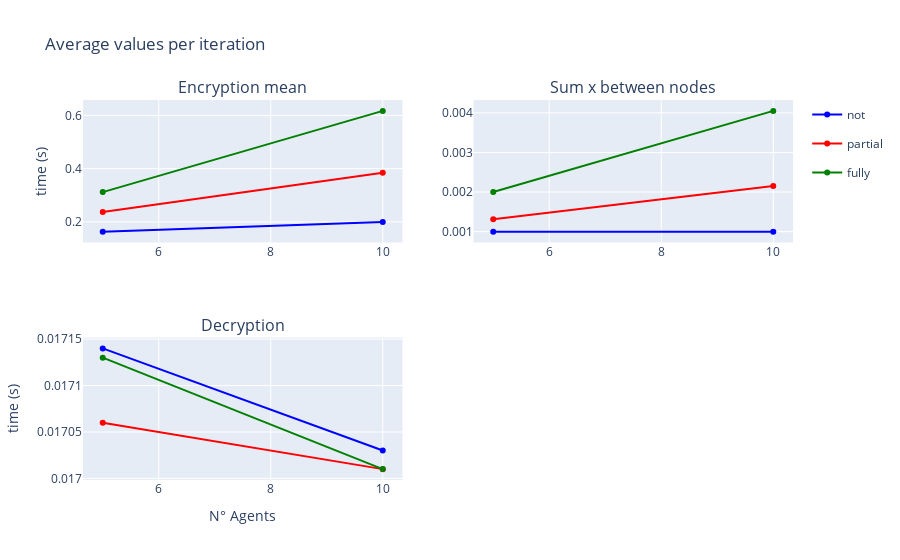

Notebook cell for this chart:
### Markdown cell above
### Components - Average time per iteration

### Code cell
fig = make_subplots(rows=2, cols=2, subplot_titles=("Encryption mean", "Sum x between nodes", "Decryption"))
fig.add_trace(go.Scatter(x=to_plot_enc_mean.index, y=to_plot_enc_mean['not'], name='not', legendgroup='not', line=dict(color='blue')), row=1, col=1)
fig.add_trace(go.Scatter(x=to_plot_enc_mean.index, y=to_plot_enc_mean['partial'], name = 'partial', legendgroup='partial', line=dict(color='red')), row=1, col=1)
fig.add_trace(go.Scatter(x=to_plot_enc_mean.index, y=to_plot_enc_mean['fully'], name='fully', legendgroup='fully', line=dict(color='green')), row=1, col=1)

fig.add_trace(go.Scatter(x=to_plot_sum_mean.index, y=to_plot_sum_mean['not'], name='not', legendgroup='not', line=dict(color='blue'), showlegend=False), row=1, col=2)
fig.add_trace(go.Scatter(x=to_plot_sum_mean.index, y=to_plot_sum_mean['partial'], name='partial', legendgroup='partial', line=dict(color='red'), showlegend=False), row=1, col=2)
fig.add_trace(go.Scatter(x=to_plot_sum_mean.index, y=to_plot_sum_mean['fully'], name='fully', legendgroup='fully', line=dict(color='green'), showlegend=False), row=1, col=2)

fig.add_trace(go.Scatter(x=to_plot_dec_mean.index, y=to_plot_dec_mean['not'], name='not', legendgroup='not', line=dict(color='blue'), showlegend=False), row=2, col=1)
fig.add_trace(go.Scatter(x=to_plot_dec_mean.index, y=to_plot_dec_mean['partial'], name='partial', legendgroup='partial', line=dict(color='red'), showlegend=False), row=2, col=1)
fig.add_trace(go.Scatter(x=to_plot_dec_mean.index, y=to_plot_dec_mean['fully'], name='fully', legendgroup='fully', line=dict(color='green'), showlegend=False), row=2, col=1)

fig.update_yaxes(title_text="time (s)", row=1, col=1)
fig.update_yaxes(title_text="time (s)", row=2, col=1)
fig.update_xaxes(title_text="N° Agents", row=2, col=1)
fig.update_xaxes(title_text="N° Agents", row=2, col=2)

fig.update_layout(title='Average values per iteration')

fig.show()

### Figure 1 — Plotly figure (JSON) as saved in the notebook; plotly's stock layout.template omitted (floating-point values rounded to 4 significant figures)
{"data": [{"legendgroup": "not", "line": {"color": "blue"}, "name": "not", "type": "scatter", "x": [5, 10], "xaxis": "x", "y": [0.1632, 0.1993], "yaxis": "y"}, {"legendgroup": "partial", "line": {"color": "red"}, "name": "partial", "type": "scatter", "x": [5, 10], "xaxis": "x", "y": [0.2373, 0.3843], "yaxis": "y"}, {"legendgroup": "fully", "line": {"color": "green"}, "name": "fully", "type": "scatter", "x": [5, 10], "xaxis": "x", "y": [0.3117, 0.617], "yaxis": "y"}, {"legendgroup": "not", "line": {"color": "blue"}, "name": "not", "showlegend": false, "type": "scatter", "x": [5, 10], "xaxis": "x2", "y": [0.001, 0.001], "yaxis": "y2"}, {"legendgroup": "partial", "line": {"color": "red"}, "name": "partial", "showlegend": false, "type": "scatter", "x": [5, 10], "xaxis": "x2", "y": [0.00131, 0.00215], "yaxis": "y2"}, {"legendgroup": "fully", "line": {"color": "green"}, "name": "fully", "showlegend": false, "type": "scatter", "x": [5, 10], "xaxis": "x2", "y": [0.002, 0.00405], "yaxis": "y2"}, {"legendgroup": "not", "line": {"color": "blue"}, "name": "not", "showlegend": false, "type": "scatter", "x": [5, 10], "xaxis": "x3", "y": [0.01714, 0.01703], "yaxis": "y3"}, {"legendgroup": "partial", "line": {"color": "red"}, "name": "partial", "showlegend": false, "type": "scatter", "x": [5, 10], "xaxis": "x3", "y": [0.01706, 0.01701], "yaxis": "y3"}, {"legendgroup": "fully", "line": {"color": "green"}, "name": "fully", "showlegend": false, "type": "scatter", "x": [5, 10], "xaxis": "x3", "y": [0.01713, 0.01701], "yaxis": "y3"}], "layout": {"annotations": [{"font": {"size": 16}, "showarrow": false, "text": "Encryption mean", "x": 0.225, "xanchor": "center", "xref": "paper", "y": 1, "yanchor": "bottom", "yref": "paper"}, {"font": {"size": 16}, "showarrow": false, "text": "Sum x between nodes", "x": 0.775, "xanchor": "center", "xref": "paper", "y": 1, "yanchor": "bottom", "yref": "paper"}, {"font": {"size": 16}, "showarrow": false, "text": "Decryption", "x": 0.225, "xanchor": "center", "xref": "paper", "y": 0.375, "yanchor": "bottom", "yref": "paper"}], "title": {"text": "Average values per iteration"}, "xaxis": {"anchor": "y", "domain": [0, 0.45]}, "xaxis2": {"anchor": "y2", "domain": [0.55, 1]}, "xaxis3": {"anchor": "y3", "domain": [0, 0.45], "title": {"text": "N° Agents"}}, "xaxis4": {"anchor": "y4", "domain": [0.55, 1], "title": {"text": "N° Agents"}}, "yaxis": {"anchor": "x", "domain": [0.625, 1], "title": {"text": "time (s)"}}, "yaxis2": {"anchor": "x2", "domain": [0.625, 1]}, "yaxis3": {"anchor": "x3", "domain": [0, 0.375], "title": {"text": "time (s)"}}, "yaxis4": {"anchor": "x4", "domain": [0, 0.375]}}}
